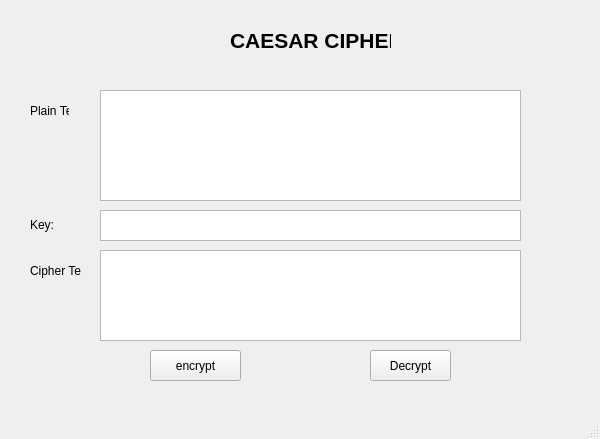
<?xml version="1.0" encoding="UTF-8"?>
<ui version="4.0">
 <class>MainWindow</class>
 <widget class="QMainWindow" name="MainWindow">
  <property name="geometry">
   <rect>
    <x>0</x>
    <y>0</y>
    <width>600</width>
    <height>439</height>
   </rect>
  </property>
  <property name="sizePolicy">
   <sizepolicy hsizetype="Preferred" vsizetype="Preferred">
    <horstretch>0</horstretch>
    <verstretch>0</verstretch>
   </sizepolicy>
  </property>
  <property name="minimumSize">
   <size>
    <width>600</width>
    <height>400</height>
   </size>
  </property>
  <property name="maximumSize">
   <size>
    <width>600</width>
    <height>439</height>
   </size>
  </property>
  <property name="windowTitle">
   <string>MainWindow</string>
  </property>
  <widget class="QWidget" name="centralwidget">
   <property name="minimumSize">
    <size>
     <width>600</width>
     <height>400</height>
    </size>
   </property>
   <widget class="QLabel" name="label">
    <property name="geometry">
     <rect>
      <x>230</x>
      <y>30</y>
      <width>161</width>
      <height>21</height>
     </rect>
    </property>
    <property name="sizePolicy">
     <sizepolicy hsizetype="Expanding" vsizetype="Expanding">
      <horstretch>0</horstretch>
      <verstretch>0</verstretch>
     </sizepolicy>
    </property>
    <property name="font">
     <font>
      <pointsize>16</pointsize>
      <weight>75</weight>
      <bold>true</bold>
     </font>
    </property>
    <property name="mouseTracking">
     <bool>false</bool>
    </property>
    <property name="tabletTracking">
     <bool>false</bool>
    </property>
    <property name="text">
     <string>CAESAR CIPHER</string>
    </property>
   </widget>
   <widget class="QTextEdit" name="txt_plain_text">
    <property name="geometry">
     <rect>
      <x>100</x>
      <y>90</y>
      <width>421</width>
      <height>111</height>
     </rect>
    </property>
   </widget>
   <widget class="QLabel" name="label_2">
    <property name="geometry">
     <rect>
      <x>30</x>
      <y>90</y>
      <width>39</width>
      <height>41</height>
     </rect>
    </property>
    <property name="sizePolicy">
     <sizepolicy hsizetype="Expanding" vsizetype="Expanding">
      <horstretch>0</horstretch>
      <verstretch>0</verstretch>
     </sizepolicy>
    </property>
    <property name="text">
     <string>Plain Text:</string>
    </property>
   </widget>
   <widget class="QLabel" name="label_3">
    <property name="geometry">
     <rect>
      <x>30</x>
      <y>209</y>
      <width>39</width>
      <height>31</height>
     </rect>
    </property>
    <property name="sizePolicy">
     <sizepolicy hsizetype="Expanding" vsizetype="Expanding">
      <horstretch>0</horstretch>
      <verstretch>0</verstretch>
     </sizepolicy>
    </property>
    <property name="text">
     <string>Key: </string>
    </property>
   </widget>
   <widget class="QLabel" name="label_4">
    <property name="geometry">
     <rect>
      <x>30</x>
      <y>250</y>
      <width>51</width>
      <height>41</height>
     </rect>
    </property>
    <property name="sizePolicy">
     <sizepolicy hsizetype="Expanding" vsizetype="Expanding">
      <horstretch>0</horstretch>
      <verstretch>0</verstretch>
     </sizepolicy>
    </property>
    <property name="text">
     <string>Cipher Text: </string>
    </property>
   </widget>
   <widget class="QTextEdit" name="txt_cipher_text">
    <property name="geometry">
     <rect>
      <x>100</x>
      <y>250</y>
      <width>421</width>
      <height>91</height>
     </rect>
    </property>
   </widget>
   <widget class="QPushButton" name="btn_encrypt">
    <property name="geometry">
     <rect>
      <x>150</x>
      <y>350</y>
      <width>91</width>
      <height>31</height>
     </rect>
    </property>
    <property name="sizePolicy">
     <sizepolicy hsizetype="Expanding" vsizetype="Expanding">
      <horstretch>0</horstretch>
      <verstretch>0</verstretch>
     </sizepolicy>
    </property>
    <property name="text">
     <string>encrypt</string>
    </property>
   </widget>
   <widget class="QPushButton" name="btn_decrypt">
    <property name="geometry">
     <rect>
      <x>370</x>
      <y>350</y>
      <width>81</width>
      <height>31</height>
     </rect>
    </property>
    <property name="sizePolicy">
     <sizepolicy hsizetype="Expanding" vsizetype="Expanding">
      <horstretch>0</horstretch>
      <verstretch>0</verstretch>
     </sizepolicy>
    </property>
    <property name="text">
     <string>Decrypt</string>
    </property>
   </widget>
   <widget class="QTextEdit" name="txt_key">
    <property name="geometry">
     <rect>
      <x>100</x>
      <y>210</y>
      <width>421</width>
      <height>31</height>
     </rect>
    </property>
   </widget>
  </widget>
  <widget class="QMenuBar" name="menubar">
   <property name="geometry">
    <rect>
     <x>0</x>
     <y>0</y>
     <width>600</width>
     <height>20</height>
    </rect>
   </property>
  </widget>
  <widget class="QStatusBar" name="statusbar"/>
 </widget>
 <resources/>
 <connections/>
</ui>
